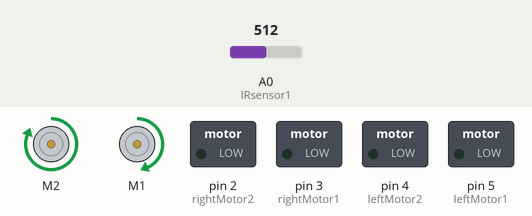
A sketch run on a simulated Arduino Mega 2560, built with avr-gcc and run on an emulated ATmega2560. On the bench: 2 × DC motor (green arrow = forward, orange = backward, longer = faster), switched loads named in the sketch (green lamp = pin HIGH). Inputs (shaded band) come from the test bench; at power-on: A0 (IRsensor1) = 512.

Above: at 1.2 s.
1.3 s: A0 (IRsensor1) set to 716
At 2.1 s:
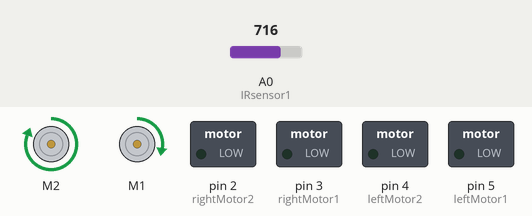
2.8 s: A0 (IRsensor1) set to 900
At 3.2 s:
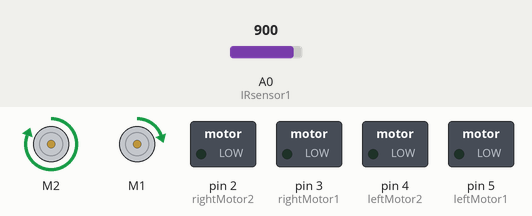
4.3 s: A0 (IRsensor1) set to 1023
At 5.5 s:
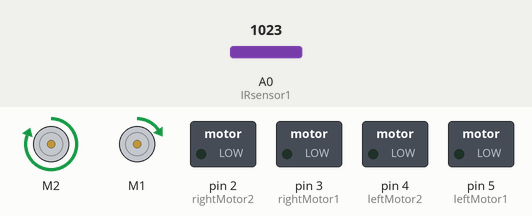
5.8 s: A0 (IRsensor1) set to 511
At 6.7 s:
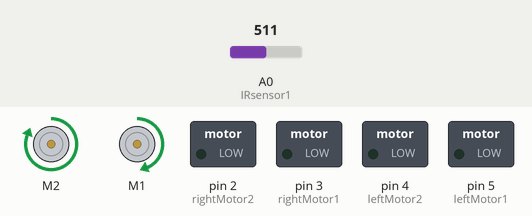
7.3 s: A0 (IRsensor1) set to 306
At 7.9 s:
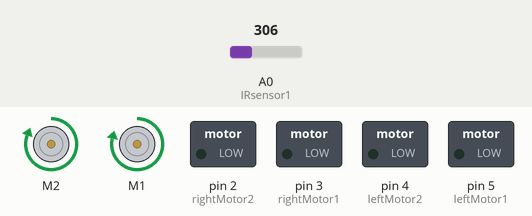
Timing chart, 0 to 9.8 s (numbered marks = the images above; inputs shaded):
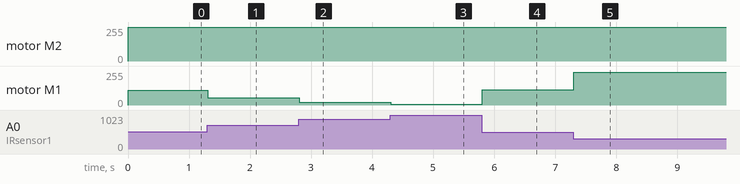

The sketch:

wall_following_redBot_test.ino
```cpp
/*
   Test wall followng: red bot
*/
// Libraries
#include <math.h>
#include <RedBot.h>
#include <RedBotSoftwareSerial.h>

RedBotMotors motors; // initialize the motors

// Ultrasoinic sensor pins
const int echoPin_r = 30;
const int trigPin_r = 31;

const int echoPin_fwd = 32;
const int trigPin_fwd = 33;

// Ultrasonic sensor calculation variables
long duration_r;
long duration_fwd;

float distance_r_fwd;
float distance_fwd;
float distance_right;

// Proportional derivative control variables
const float setPoint_side = 40; // always want to be 8cm from the side wall

volatile float P; // proportional term
volatile float D; // derivative term
float Kp = 7.0; // proportional gain
float Kd = 55.0; // derivative gain

volatile float error_side; // variable to store calculated error
volatile float lastError_side;

volatile float motorSpd_gain; // calculated gain from PID control

const float avgSpd = 255.0; // set speed motors should move at when going straight
volatile float rightSpd;
volatile float leftSpd;

// Range conditions
const float tooFar_side = 45.0; // when no wall is detected, error basially infinite
const float tooClose_fwd = 8.0; // if fwd sensor

// Motor pins
const int leftMotor1 = 5; // OUT 3 pin
const int leftMotor2 = 4; // OUT 4 pin

const int rightMotor1 = 3; // OUT 1 pin
const int rightMotor2 = 2; // OUT 2 pin

const int ENB_left = 10; // PWN pin to control left motor speed
const int ENA_right = 9; // PWM pin to control right motor speed


// IR sensor 1 variables
float IRsensor1 = A0; // set IRsensor as analog pin 0
float sensorValue1; // variable to store the output of IR sensor 1

// digital filter coefficients, sensor 1 (fc = 27.77Hz, fs = 125Hz )
const float a11 = -0.0875;
const float b01 = 0.4563;
const float b11 = 0.4563;

// digital filter, IR sensor 1 values
volatile float Vold1 = 0; // initialize the first input
volatile float yold1 = 0; // initialize the first output
volatile float digitalFilter1; // initialize variable to store first order digital filter values
volatile float distance; // variable to store the distance conversion of the IR sensor

///// IR SENSOR FUNCTION /////
float senseIR() {
  // Collect IR sensor 1 data
  sensorValue1 = analogRead(IRsensor1);
  // digitially filter IR sensor 1 data
  digitalFilter1 = (b01 * sensorValue1) + (b11 * Vold1) - (a11 * yold1);
  yold1 = digitalFilter1;
  Vold1 = sensorValue1;
  // Convert filtered IR sensor data to distance
  distance = (16569.0 / (digitalFilter1 + 25)) - 11;

  if (80 < distance) {
    distance = 80;
  }

  return distance;
}

/// ULTRASONIC SENSOR FUNCTIONS ///
float senseUltrasonic_rightWall() {
  digitalWrite(trigPin_r, LOW);
  delayMicroseconds(2);
  digitalWrite(trigPin_r, HIGH);
  delayMicroseconds(10);
  digitalWrite(trigPin_r, LOW);
  duration_r = pulseIn(echoPin_r, HIGH);
  distance_right = duration_r * 0.034 / 2;

  return distance_right;
}

float senseUltrasonic_frontWall() {
  digitalWrite(trigPin_fwd, LOW);
  delayMicroseconds(2);
  digitalWrite(trigPin_fwd, HIGH);
  delayMicroseconds(10);
  digitalWrite(trigPin_fwd, LOW);
  duration_fwd = pulseIn(echoPin_fwd, HIGH);
  distance_fwd = duration_fwd * 0.034 / 2;

  return distance_fwd;
}

/// PROPORTIONAL CONTROL ///
float PD_control() {
  //  error_side = setPoint_side - distance_right; // error calculation with ultrasonic sensor
  error_side = setPoint_side - distance; // error calculation with IR sensor
  P = error_side;
  D = error_side - lastError_side;
  lastError_side = error_side;

  motorSpd_gain = P * Kp + D * Kd;

  return motorSpd_gain;
}

void goFwd(float leftSpd, float rightSpd) {
  digitalWrite(leftMotor1, LOW);
  digitalWrite(leftMotor2, HIGH);
  digitalWrite(rightMotor1, LOW);
  digitalWrite(rightMotor2, HIGH);
  analogWrite(ENB_left, leftSpd);
  analogWrite(ENA_right, rightSpd);
}

/// ZERO POINT TURN FUNCTIONS
void turnRight(float leftSpd, float rightSpd) {
  digitalWrite(leftMotor1, LOW);
  digitalWrite(leftMotor2, HIGH);
  digitalWrite(rightMotor1, HIGH);
  digitalWrite(rightMotor2, LOW);
  analogWrite(ENB_left, leftSpd);
  analogWrite(ENA_right, rightSpd);
}

void turnLeft(float leftSpd, float rightSpd) {
  digitalWrite(leftMotor1, HIGH);
  digitalWrite(leftMotor2, LOW);
  digitalWrite(rightMotor1, LOW);
  digitalWrite(rightMotor2, HIGH);
  analogWrite(ENB_left, leftSpd);
  analogWrite(ENA_right, rightSpd);
}

void setup() {
  Serial.begin(115200); // begn serial monitor for debugging

  // set ultrasonic sensor pin modes
  pinMode(echoPin_r, INPUT);
  pinMode(trigPin_r, OUTPUT);

  pinMode(echoPin_fwd, INPUT);
  pinMode(trigPin_fwd, OUTPUT);

  // set motor pin modes
  pinMode(rightMotor1, OUTPUT);
  pinMode(rightMotor2, OUTPUT);
  pinMode(leftMotor1, OUTPUT);
  pinMode(leftMotor2, OUTPUT);

  pinMode(IRsensor1, INPUT);
}

void loop() {
  //  senseUltrasonic_rightWall();
  //  senseUltrasonic_frontWall();
  senseIR();
  PD_control();

  rightSpd = avgSpd + motorSpd_gain;
  leftSpd = avgSpd - motorSpd_gain;
  motors.rightDrive(rightSpd);
  motors.leftDrive(leftSpd);


    if (rightSpd > 255) {
      rightSpd = 255;
    }
    if (leftSpd > 255) {
      rightSpd = 255;
    }

//    motors.rightDrive(260);
//    motors.leftDrive(260);

  // inner corner condition
  //  if (distance_fwd < tooClose_fwd) {
  //    // adjust your P and D gains and turn left
  //    Kp = 20;
  //  }
  //
  //  // outer corner condition
  //  if (error_side < tooFar_side) {
  //    // adjust P and D gains and turn right
  //    Kp = 50;
  //    Kd = 25;
  //    turnRight(leftSpd, rightSpd);
  //  }
  //
  //  else {
  //    // set P and D gain values back to original
  //    Kp = 5;
  //    Kd = 110;
  //  }

  ///// DEBUG /////
  //  Serial.print("Distance Right: ");
  //  Serial.println(distance_right);

  //  Serial.print("Distance: ");
  //  Serial.print(distance);
  //  Serial.print(", ");
  //  Serial.println(sensorValue1);
  //
  //  Serial.print("Gain: ");
  //  Serial.print(motorSpd_gain);
  //  Serial.print(", ");
  //
  //  Serial.print("Motor Speeds: ");
  //  Serial.print(leftSpd);
  //  Serial.print(", ");
  //  Serial.println(rightSpd);
}
```

Measured:
- after the input at 1.3 s, motor M1: forward 112/255 → forward 53/255 at once
- after the input at 2.8 s, motor M1: forward 53/255 → forward 22/255 at once
- after the input at 4.3 s, motor M1: forward 22/255 → forward 7/255 at once
- after the input at 5.8 s, motor M1: forward 7/255 → forward 113/255 at once
- after the input at 7.3 s, motor M1: forward 113/255 → forward 247/255 at once
